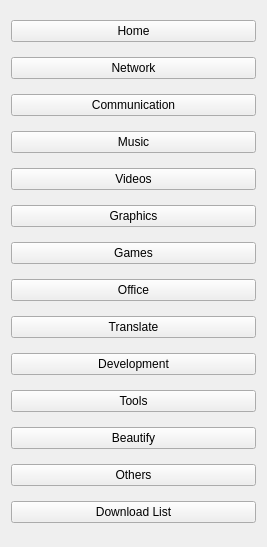
<?xml version="1.0" encoding="UTF-8"?>
<ui version="4.0">
 <class>Widget</class>
 <widget class="QWidget" name="Widget">
  <property name="geometry">
   <rect>
    <x>0</x>
    <y>0</y>
    <width>267</width>
    <height>547</height>
   </rect>
  </property>
  <property name="windowTitle">
   <string>Widget</string>
  </property>
  <layout class="QVBoxLayout" name="verticalLayout">
   <item>
    <widget class="QPushButton" name="pushButton">
     <property name="text">
      <string>Home</string>
     </property>
    </widget>
   </item>
   <item>
    <widget class="QPushButton" name="pushButton_2">
     <property name="text">
      <string>Network</string>
     </property>
    </widget>
   </item>
   <item>
    <widget class="QPushButton" name="pushButton_3">
     <property name="text">
      <string>Communication</string>
     </property>
    </widget>
   </item>
   <item>
    <widget class="QPushButton" name="pushButton_4">
     <property name="text">
      <string>Music</string>
     </property>
    </widget>
   </item>
   <item>
    <widget class="QPushButton" name="pushButton_5">
     <property name="text">
      <string>Videos</string>
     </property>
    </widget>
   </item>
   <item>
    <widget class="QPushButton" name="pushButton_6">
     <property name="text">
      <string>Graphics</string>
     </property>
    </widget>
   </item>
   <item>
    <widget class="QPushButton" name="pushButton_7">
     <property name="text">
      <string>Games</string>
     </property>
    </widget>
   </item>
   <item>
    <widget class="QPushButton" name="pushButton_8">
     <property name="text">
      <string>Office</string>
     </property>
    </widget>
   </item>
   <item>
    <widget class="QPushButton" name="pushButton_9">
     <property name="text">
      <string>Translate</string>
     </property>
    </widget>
   </item>
   <item>
    <widget class="QPushButton" name="pushButton_10">
     <property name="text">
      <string>Development</string>
     </property>
    </widget>
   </item>
   <item>
    <widget class="QPushButton" name="pushButton_11">
     <property name="text">
      <string>Tools</string>
     </property>
    </widget>
   </item>
   <item>
    <widget class="QPushButton" name="pushButton_12">
     <property name="text">
      <string>Beautify</string>
     </property>
    </widget>
   </item>
   <item>
    <widget class="QPushButton" name="pushButton_13">
     <property name="text">
      <string>Others</string>
     </property>
    </widget>
   </item>
   <item>
    <widget class="QPushButton" name="pushButton_14">
     <property name="text">
      <string>Download List</string>
     </property>
    </widget>
   </item>
  </layout>
 </widget>
 <resources/>
 <connections/>
</ui>
